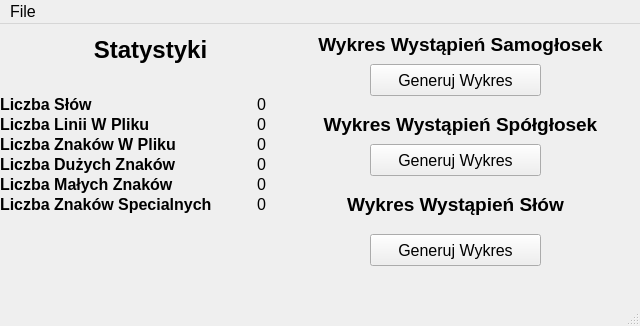
<?xml version="1.0" encoding="UTF-8"?>
<ui version="4.0">
 <class>MainWindow</class>
 <widget class="QMainWindow" name="MainWindow">
  <property name="geometry">
   <rect>
    <x>0</x>
    <y>0</y>
    <width>640</width>
    <height>326</height>
   </rect>
  </property>
  <property name="font">
   <font>
    <pointsize>12</pointsize>
   </font>
  </property>
  <property name="windowTitle">
   <string>TextAnalyzer</string>
  </property>
  <widget class="QWidget" name="centralwidget">
   <widget class="QLabel" name="Title">
    <property name="geometry">
     <rect>
      <x>50</x>
      <y>0</y>
      <width>201</width>
      <height>51</height>
     </rect>
    </property>
    <property name="font">
     <font>
      <pointsize>18</pointsize>
      <weight>75</weight>
      <bold>true</bold>
     </font>
    </property>
    <property name="text">
     <string>Statystyki</string>
    </property>
    <property name="alignment">
     <set>Qt::AlignCenter</set>
    </property>
   </widget>
   <widget class="QLabel" name="NumberOfWords">
    <property name="geometry">
     <rect>
      <x>0</x>
      <y>70</y>
      <width>161</width>
      <height>20</height>
     </rect>
    </property>
    <property name="font">
     <font>
      <pointsize>12</pointsize>
      <weight>75</weight>
      <bold>true</bold>
     </font>
    </property>
    <property name="text">
     <string>Liczba Słów</string>
    </property>
   </widget>
   <widget class="QLabel" name="NumberOfWordsResult">
    <property name="geometry">
     <rect>
      <x>230</x>
      <y>70</y>
      <width>63</width>
      <height>20</height>
     </rect>
    </property>
    <property name="font">
     <font>
      <pointsize>12</pointsize>
     </font>
    </property>
    <property name="text">
     <string>0</string>
    </property>
    <property name="alignment">
     <set>Qt::AlignCenter</set>
    </property>
   </widget>
   <widget class="QLabel" name="NumberOfLines">
    <property name="geometry">
     <rect>
      <x>0</x>
      <y>90</y>
      <width>171</width>
      <height>20</height>
     </rect>
    </property>
    <property name="font">
     <font>
      <pointsize>12</pointsize>
      <weight>75</weight>
      <bold>true</bold>
     </font>
    </property>
    <property name="text">
     <string>Liczba Linii W Pliku</string>
    </property>
   </widget>
   <widget class="QLabel" name="NumberOfLinesResult">
    <property name="geometry">
     <rect>
      <x>230</x>
      <y>90</y>
      <width>63</width>
      <height>20</height>
     </rect>
    </property>
    <property name="font">
     <font>
      <pointsize>12</pointsize>
      <weight>50</weight>
      <bold>false</bold>
     </font>
    </property>
    <property name="lineWidth">
     <number>0</number>
    </property>
    <property name="text">
     <string>0</string>
    </property>
    <property name="alignment">
     <set>Qt::AlignCenter</set>
    </property>
   </widget>
   <widget class="QLabel" name="NumberOfAllChar">
    <property name="geometry">
     <rect>
      <x>0</x>
      <y>110</y>
      <width>211</width>
      <height>20</height>
     </rect>
    </property>
    <property name="font">
     <font>
      <pointsize>12</pointsize>
      <weight>75</weight>
      <bold>true</bold>
     </font>
    </property>
    <property name="text">
     <string>Liczba Znaków W Pliku</string>
    </property>
   </widget>
   <widget class="QLabel" name="NumberOfAllCharResult">
    <property name="geometry">
     <rect>
      <x>230</x>
      <y>110</y>
      <width>63</width>
      <height>20</height>
     </rect>
    </property>
    <property name="font">
     <font>
      <pointsize>12</pointsize>
     </font>
    </property>
    <property name="text">
     <string>0</string>
    </property>
    <property name="alignment">
     <set>Qt::AlignCenter</set>
    </property>
   </widget>
   <widget class="QLabel" name="NumberOfUppercase">
    <property name="geometry">
     <rect>
      <x>0</x>
      <y>130</y>
      <width>211</width>
      <height>20</height>
     </rect>
    </property>
    <property name="font">
     <font>
      <pointsize>12</pointsize>
      <weight>75</weight>
      <bold>true</bold>
     </font>
    </property>
    <property name="text">
     <string>Liczba Dużych Znaków</string>
    </property>
   </widget>
   <widget class="QLabel" name="NumberOfUppercaseResult">
    <property name="geometry">
     <rect>
      <x>230</x>
      <y>130</y>
      <width>63</width>
      <height>20</height>
     </rect>
    </property>
    <property name="font">
     <font>
      <pointsize>12</pointsize>
     </font>
    </property>
    <property name="text">
     <string>0</string>
    </property>
    <property name="alignment">
     <set>Qt::AlignCenter</set>
    </property>
   </widget>
   <widget class="QLabel" name="NumberOfLowercase">
    <property name="geometry">
     <rect>
      <x>0</x>
      <y>150</y>
      <width>221</width>
      <height>20</height>
     </rect>
    </property>
    <property name="font">
     <font>
      <pointsize>12</pointsize>
      <weight>75</weight>
      <bold>true</bold>
     </font>
    </property>
    <property name="text">
     <string>Liczba Małych Znaków</string>
    </property>
   </widget>
   <widget class="QLabel" name="NumberOfLowercaseResult">
    <property name="geometry">
     <rect>
      <x>230</x>
      <y>150</y>
      <width>63</width>
      <height>20</height>
     </rect>
    </property>
    <property name="font">
     <font>
      <pointsize>12</pointsize>
     </font>
    </property>
    <property name="text">
     <string>0</string>
    </property>
    <property name="alignment">
     <set>Qt::AlignCenter</set>
    </property>
   </widget>
   <widget class="QLabel" name="NumberOfSpecialChar">
    <property name="geometry">
     <rect>
      <x>0</x>
      <y>170</y>
      <width>231</width>
      <height>20</height>
     </rect>
    </property>
    <property name="font">
     <font>
      <pointsize>12</pointsize>
      <weight>75</weight>
      <bold>true</bold>
     </font>
    </property>
    <property name="text">
     <string>Liczba Znaków Specialnych</string>
    </property>
   </widget>
   <widget class="QLabel" name="NumberOfSpecialCharResult">
    <property name="geometry">
     <rect>
      <x>230</x>
      <y>170</y>
      <width>63</width>
      <height>20</height>
     </rect>
    </property>
    <property name="font">
     <font>
      <pointsize>12</pointsize>
     </font>
    </property>
    <property name="text">
     <string>0</string>
    </property>
    <property name="alignment">
     <set>Qt::AlignCenter</set>
    </property>
   </widget>
   <widget class="QLabel" name="CountEachWord">
    <property name="geometry">
     <rect>
      <x>320</x>
      <y>160</y>
      <width>271</width>
      <height>41</height>
     </rect>
    </property>
    <property name="font">
     <font>
      <pointsize>14</pointsize>
      <weight>75</weight>
      <bold>true</bold>
     </font>
    </property>
    <property name="text">
     <string>Wykres Wystąpień Słów</string>
    </property>
    <property name="alignment">
     <set>Qt::AlignCenter</set>
    </property>
   </widget>
   <widget class="QLabel" name="CountVowels">
    <property name="geometry">
     <rect>
      <x>300</x>
      <y>0</y>
      <width>321</width>
      <height>41</height>
     </rect>
    </property>
    <property name="font">
     <font>
      <pointsize>14</pointsize>
      <weight>75</weight>
      <bold>true</bold>
     </font>
    </property>
    <property name="text">
     <string>Wykres Wystąpień Samogłosek</string>
    </property>
    <property name="alignment">
     <set>Qt::AlignCenter</set>
    </property>
   </widget>
   <widget class="QLabel" name="label_3">
    <property name="geometry">
     <rect>
      <x>300</x>
      <y>80</y>
      <width>321</width>
      <height>41</height>
     </rect>
    </property>
    <property name="font">
     <font>
      <pointsize>14</pointsize>
      <weight>75</weight>
      <bold>true</bold>
     </font>
    </property>
    <property name="text">
     <string>Wykres Wystąpień Spółgłosek</string>
    </property>
    <property name="alignment">
     <set>Qt::AlignCenter</set>
    </property>
   </widget>
   <widget class="QPushButton" name="pushButton_3">
    <property name="geometry">
     <rect>
      <x>370</x>
      <y>40</y>
      <width>171</width>
      <height>32</height>
     </rect>
    </property>
    <property name="text">
     <string>Generuj Wykres</string>
    </property>
   </widget>
   <widget class="QPushButton" name="pushButton_4">
    <property name="geometry">
     <rect>
      <x>370</x>
      <y>120</y>
      <width>171</width>
      <height>32</height>
     </rect>
    </property>
    <property name="text">
     <string>Generuj Wykres</string>
    </property>
   </widget>
   <widget class="QPushButton" name="pushButton_5">
    <property name="geometry">
     <rect>
      <x>370</x>
      <y>210</y>
      <width>171</width>
      <height>32</height>
     </rect>
    </property>
    <property name="text">
     <string>Generuj Wykres</string>
    </property>
   </widget>
  </widget>
  <widget class="QMenuBar" name="menubar">
   <property name="geometry">
    <rect>
     <x>0</x>
     <y>0</y>
     <width>640</width>
     <height>33</height>
    </rect>
   </property>
   <widget class="QMenu" name="menuNew_File">
    <property name="title">
     <string>File</string>
    </property>
    <addaction name="actionNew_File"/>
    <addaction name="actionExit"/>
   </widget>
   <addaction name="menuNew_File"/>
  </widget>
  <widget class="QStatusBar" name="statusbar"/>
  <action name="actionExit">
   <property name="text">
    <string>Exit</string>
   </property>
  </action>
  <action name="actionNew_File">
   <property name="text">
    <string>New File</string>
   </property>
  </action>
 </widget>
 <resources/>
 <connections/>
</ui>
